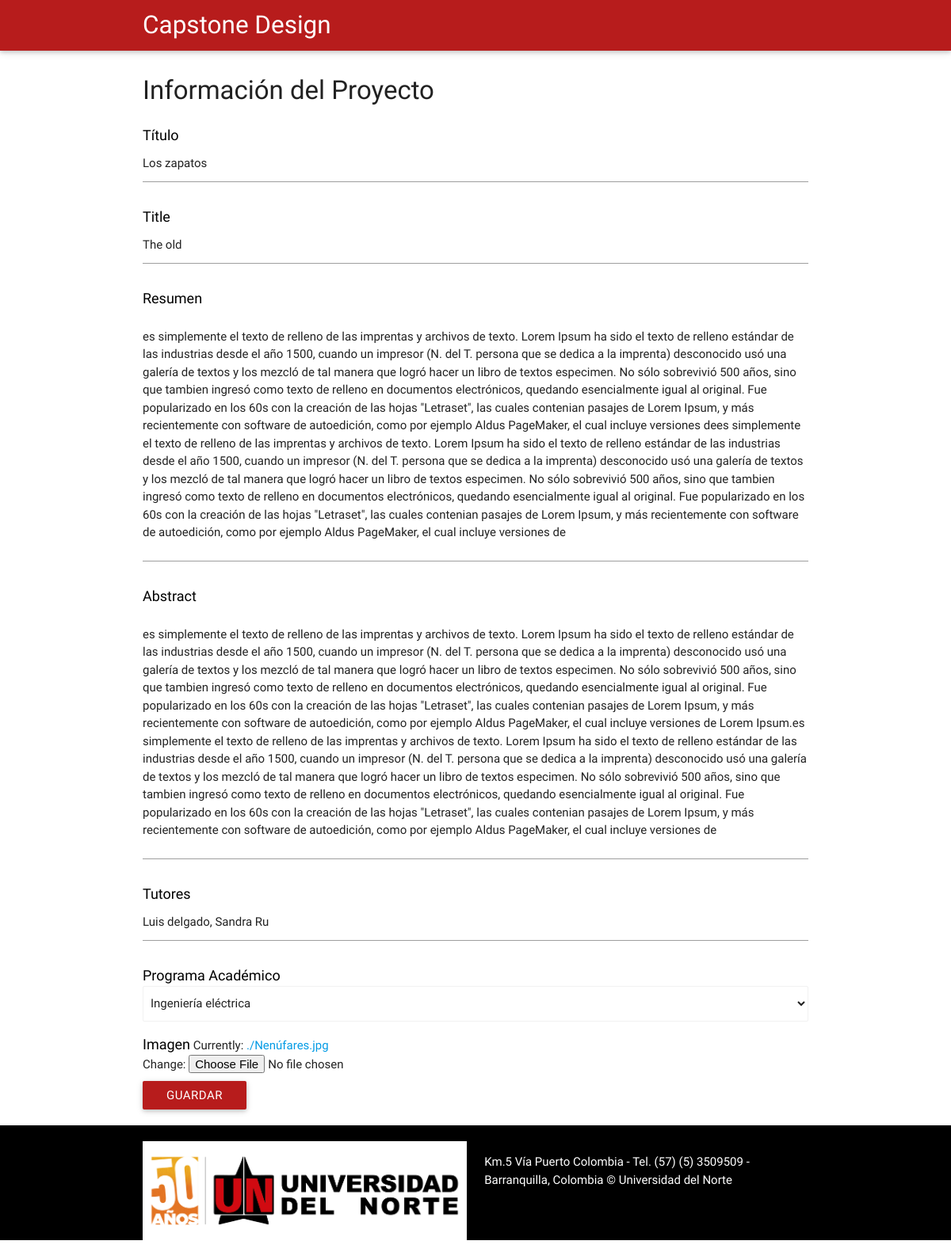
/34/edit, run on the app's committed database.
### projects/models.py (models this page shows, shortened)
class Project(models.Model):
    MAJOR_CHOICES = (
        ('CIVIL', 'Ingeniería civil'),
        ('ELECTRICA', 'Ingeniería eléctrica'),
        ('ELECTRONICA', 'Ingeniería electrónica'),
        ('INDUSTRIAL', 'Ingeniería industrial'),
        ('MECANICA', 'Ingeniería mecánica'),
        ('SISTEMAS', 'Ingeniería de Sistemas'),
    )
    Titulo = models.CharField(max_length=255 )
    Title = models.CharField(max_length=255)
    Resumen= models.TextField(max_length=2000)
    Abstract= models.TextField(max_length=2000)
    Imagen= models.ImageField()
    Tutores= models.CharField(max_length=255)
    Programa = models.CharField(max_length= 255, choices= MAJOR_CHOICES, default='CVL')

### projects/views.py (the view, shortened to what this page needs)
# urls.py: url(r'^(?P<project_id>[0-9]+)/edit$', views.edit, name='edit'),
def edit(request, project_id=None):
    if project_id:
        project = get_object_or_404(Project, pk=project_id)
    else:
        project = ProjectForm()
    form = ProjectForm( request.POST or None, request.FILES or None, instance=project)
    return render(request,'projects/project_edit.html', {'form': form, })

### projects/templates/projects/project_edit.html (shortened to what this page needs)
    {% extends 'projects/base.html' %}
    {% block content%}
        <h1>Información del Proyecto</h1>
        <form method="POST" class="post-form" enctype="multipart/form-data">{% csrf_token %}
            <p>
			<label for="{{ form.Titulo.id_for_label }}">Título</label>
			{{ form.Titulo }}
			</p>
			<p>
				<label for="{{ form.Title.id_for_label }}">Title</label>
			{{ form.Title }}
			</p>
			<p>
				<label for="{{ form.Resumen.id_for_label }}">Resumen</label>
				{{ form.Resumen }}
			</p>
			<p>
				<label for="{{ form.Abstract.id_for_label }}">Abstract</label>
			{{ form.Abstract }}
			</p>
			<p>
				<label for="{{ form.Tutores.id_for_label }}">Tutores</label>
			{{ form.Tutores }}
			</p>
			<p>
				<label for="{{ form.Programa.id_for_label }}">Programa Académico</label>
			{{ form.Programa }}
			</p>
			<p>
				<label for="{{ form.Imagen.id_for_label }}">Imagen</label>
			{{ form.Imagen }}
			</p>
            <button type="submit" class="save btn  btn-default red darken-4">Guardar</button>
        </form>
    {% endblock %}

### projects/static/projects/css/style5.css (style rules this page uses)
h1 { font-size: 2.2rem; }
select { display: block; }
form label { font-size: 1.2rem; color: black; }

### data on the page
Project: Titulo "Los zapatos", Title "The old", Resumen "es simplemente el texto de relleno de las imprentas y archivos de texto. Lorem Ipsum ha sido el texto de relleno estándar de las industrias desde el año 1500, cuando un impresor (N. del T. persona que se dedica a la imprenta) desconocido usó una galería de textos y los mezcló de tal manera que logró hacer un libro de textos especimen. No sólo sobrevivió 500 años, sino que tambien ingresó como texto de relleno en documentos electrónicos, quedando esencialmente igual al original. Fue popularizado en los 60s con la creación de las hojas \"Letraset\", las cuales contenian pasajes de Lorem Ipsum, y más recientemente con software de autoedición, como por ejemplo Aldus PageMaker, el cual incluye…", Abstract "es simplemente el texto de relleno de las imprentas y archivos de texto. Lorem Ipsum ha sido el texto de relleno estándar de las industrias desde el año 1500, cuando un impresor (N. del T. persona que se dedica a la imprenta) desconocido usó una galería de textos y los mezcló de tal manera que logró hacer un libro de textos especimen. No sólo sobrevivió 500 años, sino que tambien ingresó como texto de relleno en documentos electrónicos, quedando esencialmente igual al original. Fue popularizado en los 60s con la creación de las hojas \"Letraset\", las cuales contenian pasajes de Lorem Ipsum, y más recientemente con software de autoedición, como por ejemplo Aldus PageMaker, el cual incluye…", Tutores "Luis delgado, Sandra Ru", Programa "Ingeniería eléctrica"
